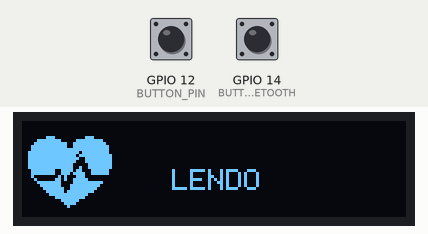
A sketch run on a simulated ESP32. Shown: 128×32 one-colour display. The test bench sets the inputs (shaded band); at power-on: GPIO 14 (BUTTON_PIN_BLUETOOTH) HIGH, GPIO 12 (BUTTON_PIN) HIGH. Nothing arrives over Bluetooth unless stated.

Above: at 1.2 s.
1.3 s: GPIO 14 (BUTTON_PIN_BLUETOOTH) pulled LOW for 0.15 s
At 2.5 s:
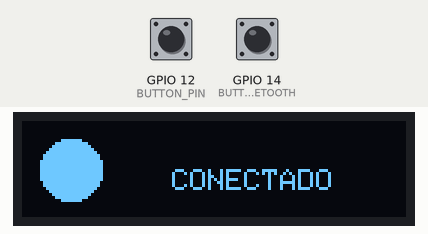
2.9 s: GPIO 14 (BUTTON_PIN_BLUETOOTH) pulled LOW for 1 s
At 3.4 s:
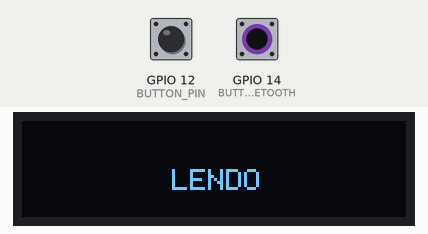
6.5 s: GPIO 12 (BUTTON_PIN) pulled LOW for 0.15 s
At 7.3 s:
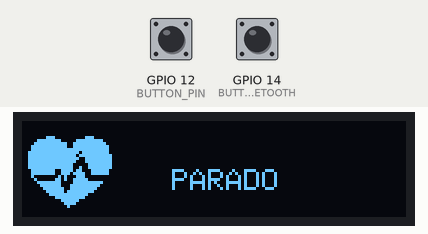
8.1 s: GPIO 12 (BUTTON_PIN) pulled LOW for 1 s
At 8.5 s:
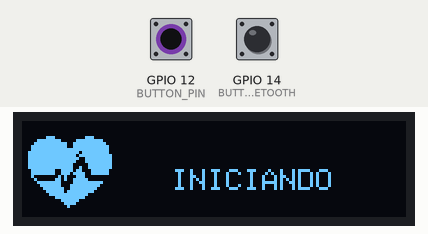
12.1 s: GPIO 12 (BUTTON_PIN) pulled LOW for 3.2 s
At 12.7 s:
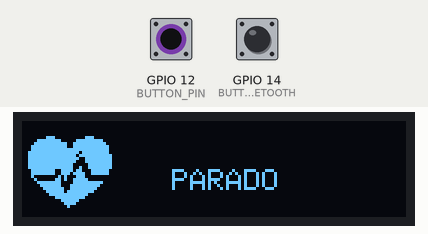
Timing chart, 0 to 15.1 s (numbered marks = the images above; inputs shaded):
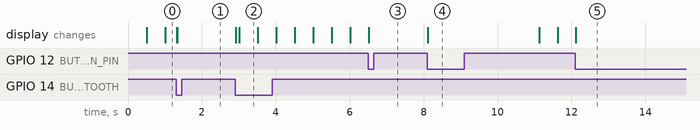

The sketch:

PROJ_V1_BOTAO_BLUETOOTH.ino
```cpp
#include <Adafruit_ADS1X15.h>
#include <Arduino.h>
#include <SPI.h>

#include "FS.h"
#include "SD.h"
#include "SPI.h"

#include <Wire.h>
#include <Adafruit_GFX.h>
#include <Adafruit_SSD1306.h>

#include "BluetoothSerial.h"


#if !defined(CONFIG_BT_ENABLED) || !defined(CONFIG_BLUEDROID_ENABLED)
#error Bluetooth is not enabled! Please run `make menuconfig` to and enable it
#endif

BluetoothSerial SerialBT;

char valorRecebido;

// Definição dos botões
#define BUTTON_PIN 12
#define BUTTON_PIN_BLUETOOTH 14
#define SCREEN_ADDRESS 0x3C // Endereço do display (tente trocar por 0x3D se não funcionar)
#define SCREEN_WIDTH 128 // Largura do display
#define SCREEN_HEIGHT 32 // Altura do display

Adafruit_SSD1306 display(SCREEN_WIDTH, SCREEN_HEIGHT, &Wire, -1);

// Estados do sistema
enum Estado { LENDO, PARADO, INICIANDO, BLUETOOTH, CONECTADO };
Estado estadoAtual = LENDO;

bool heartVisible = true;  // Controle da visibilidade do coração
unsigned long previousMillis = 0;
const long interval = 500; // Intervalo para o piscamento (500ms)

// Bitmap do coração com um raio dentro (32x32 pixels)
const unsigned char heart_bitmap[] PROGMEM = {
  0x00, 0x00, 0x00, 0x00, 0x00, 0x00, 0x00, 0x00, 0x00, 0x00, 0x00, 0x00, 0x00, 0x00, 0x00, 0x00,
  0x00, 0x00, 0x00, 0x00, 0x00, 0xE0, 0x07, 0x00, 0x07, 0xF8, 0x3F, 0xE0, 0x0F, 0xFE, 0x7F, 0xF0,
  0x1F, 0xFE, 0x7F, 0xF8, 0x1F, 0xFF, 0xFF, 0xF8, 0x3F, 0xFF, 0xEF, 0xF8, 0x3F, 0xFF, 0xCF, 0xFC,
  0x3F, 0xFF, 0xC7, 0xFC, 0x3F, 0xFF, 0x87, 0xFC, 0x3F, 0xFF, 0x83, 0xFC, 0x3F, 0xFF, 0x93, 0xFC,
  0x1F, 0xE7, 0x31, 0xF8, 0x1F, 0xE7, 0x39, 0xF8, 0x10, 0x02, 0x38, 0x00, 0x08, 0x1A, 0x7C, 0x00,
  0x07, 0xF8, 0x7F, 0xE0, 0x03, 0xF8, 0xFF, 0xC0, 0x01, 0xFC, 0xFF, 0x80, 0x00, 0xFD, 0xFF, 0x00,
  0x00, 0x7F, 0xFC, 0x00, 0x00, 0x1F, 0xF8, 0x00, 0x00, 0x07, 0xE0, 0x00, 0x00, 0x03, 0xC0, 0x00,
  0x00, 0x01, 0x00, 0x00, 0x00, 0x00, 0x00, 0x00, 0x00, 0x00, 0x00, 0x00, 0x00, 0x00, 0x00, 0x00
};

// Função para desenhar o coração e o texto
void displayHeartWithText(const char* message, bool heartVisible) {
  display.clearDisplay();

  // Exibe o bitmap do coração se estiver visível
  if (heartVisible) {
    display.drawBitmap(0, 0, heart_bitmap, 32, 32, 1);

    // Desenha um raiozinho no meio do coração (linha diagonal)
    display.drawLine(10, 10, 20, 20, 1);  // Exemplo de raio
    display.drawLine(20, 10, 10, 20, 1);  // Outra parte do raio
  }

  // Exibe o texto ao lado direito
  display.setTextSize(1);
  display.setTextColor(1);
  display.setCursor(50, 16);
  display.print(message);

  // Atualiza o display
  display.display();
}

// Função para desenhar o símbolo de Bluetooth
void displayBluetoothWithText(const char* message, bool bluetoothVisible) {
  display.clearDisplay();

  // Exibe o círculo representando o símbolo do Bluetooth se estiver visível
  if (bluetoothVisible) {
    display.fillCircle(16, 16, 10, WHITE); // Desenha um círculo com raio de 10 no lugar do coração
  }

  // Exibe o texto ao lado direito
  display.setTextSize(1);
  display.setTextColor(1);
  display.setCursor(50, 16);
  display.print(message);

  // Atualiza o display
  display.display();
}

void setup() {
  Serial.begin(9600);

  // Inicializa o display
  if (!display.begin(SSD1306_SWITCHCAPVCC, SCREEN_ADDRESS)) {
    Serial.println(F("Erro na inicialização!"));
    while (1);
  }

  display.clearDisplay();
  display.display();

  // Configura os botões como entrada com pull-up interno
  pinMode(BUTTON_PIN, INPUT_PULLUP);
  pinMode(BUTTON_PIN_BLUETOOTH, INPUT_PULLUP);
}

void loop() {
  static bool buttonPressed = false;
  static bool buttonBluetoothPressed = false;
  static unsigned long inicioMillis = 0;
  static bool bluetoothAtivo = false;

  // Lê o estado do botão do pino 12 (LOW significa pressionado)
  if (digitalRead(BUTTON_PIN) == LOW) {
    if (!buttonPressed) {
      buttonPressed = true;  // Marca que o botão foi pressionado
      if (estadoAtual == LENDO) {
        estadoAtual = PARADO;
        displayHeartWithText("PARADO", true);
      } else if (estadoAtual == PARADO) {
        estadoAtual = INICIANDO;
        displayHeartWithText("INICIANDO", true);
        inicioMillis = millis();  // Marca o tempo de início
      }
    }
  } else {
    buttonPressed = false;  // Libera o botão quando não estiver pressionado
  }

  // Lê o estado do botão do pino 14 (LOW significa pressionado)
  if (digitalRead(BUTTON_PIN_BLUETOOTH) == LOW) {
    if (!buttonBluetoothPressed) {
      buttonBluetoothPressed = true;  // Marca que o botão foi pressionado
      if (!bluetoothAtivo) {
        estadoAtual = BLUETOOTH;
        bluetoothAtivo = true;
        SerialBT.begin("ECG Bluetooth"); // Inicia o Bluetooth apenas quando necessário
        displayBluetoothWithText("BLUETOOTH", true);
      } else {
        estadoAtual = INICIANDO;
        bluetoothAtivo = false;
        SerialBT.end(); // Desativa o Bluetooth
        displayHeartWithText("INICIANDO", true);
      }
    }
  } else {
    buttonBluetoothPressed = false;  // Libera o botão quando não estiver pressionado
  }

  // Verifica se está no estado INICIANDO e se passaram 3 segundos
  if (estadoAtual == INICIANDO && (millis() - inicioMillis >= 3000)) {
    estadoAtual = LENDO;
  }

  // Controle do Bluetooth piscando ou conectado
  if (estadoAtual == BLUETOOTH) {
    unsigned long currentMillis = millis();
    if (currentMillis - previousMillis >= interval) {
      previousMillis = currentMillis;
      heartVisible = !heartVisible;
      displayBluetoothWithText("BLUETOOTH", heartVisible);
    }

    // Verifica se há conexão Bluetooth
    if (SerialBT.hasClient()) {
      estadoAtual = CONECTADO;
      displayBluetoothWithText("CONECTADO", true);  // Mostra o estado conectado e para de piscar
    }
  }

  // Função que controla o coração piscando no estado "LENDO"
  if (estadoAtual == LENDO) {
    unsigned long currentMillis = millis();
    if (currentMillis - previousMillis >= interval) {
      previousMillis = currentMillis;
      heartVisible = !heartVisible;
      displayHeartWithText("LENDO", heartVisible);
    }
  }

  // Checa se o Bluetooth está recebendo dados
  if (estadoAtual == CONECTADO && SerialBT.available()) {
    valorRecebido = (char)SerialBT.read();

    // Se receber o comando '1', imprime "RECEBIDO" no monitor serial
    if (valorRecebido == '1') {
      Serial.println("RECEBIDO");
    }
  }
}
```

Measured:
- after the input at 1.3 s, the display: first changes at once (image 1 shows a later state)
- after the input at 2.9 s, the display: first changes at once (image 2 shows a later state)
- after the input at 6.5 s, the display: changes at once (image 3)
- after the input at 8.1 s, the display: changes at once (image 4)
- after the input at 12.1 s, the display: changes at once (image 5)
- what the display in image 2 shows lasts 0.5 s, from 3.0 s to 3.5 s
